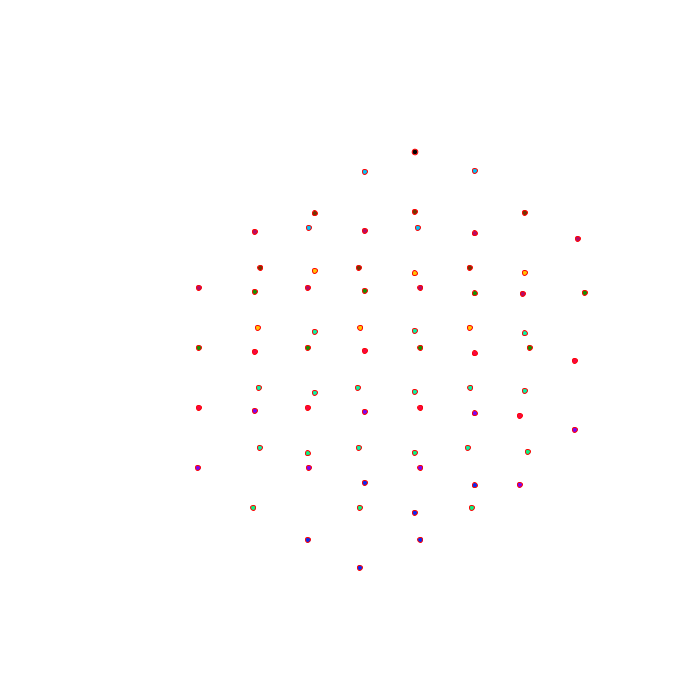
Frame 1 (no input)
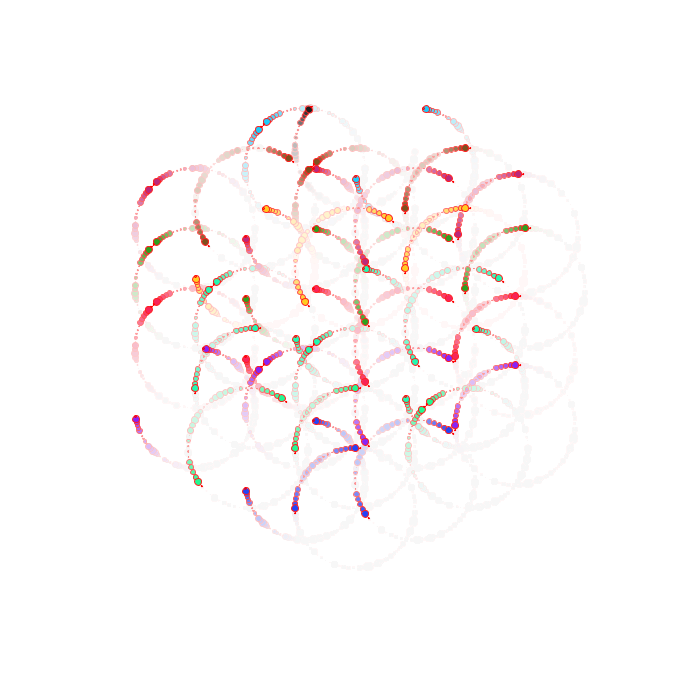
Frame 60 (the mouse pressed at the canvas centre just before this capture)
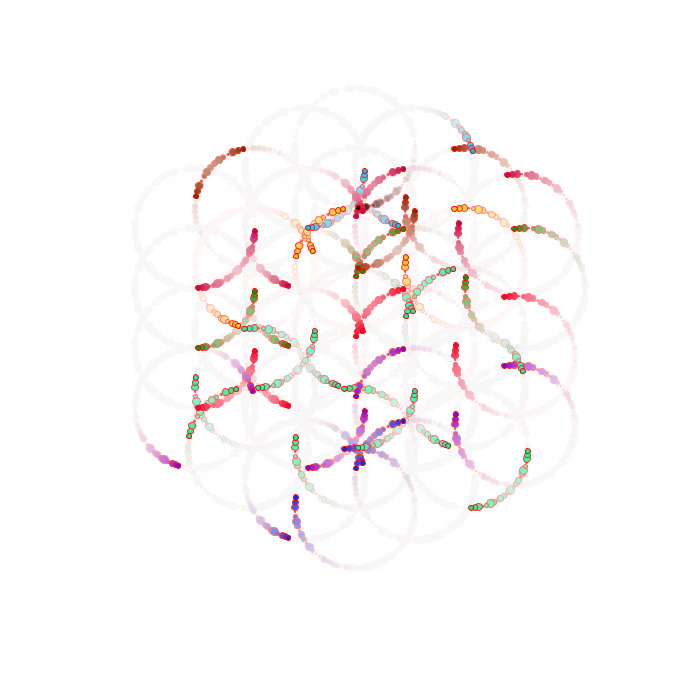
Frame 120 (the mouse held since frame 60 and released just before this capture)

The Processing sketch that drew these frames (run headless with seeded random() and noise(); from frame 60 on, the mouse is pressed at the canvas centre):

// Processing sketch: processing_101404
// ── processing_101404.pde

float angle01, angle02, angle03, angle04,howBig,spin;

void setup() {
  size( 700,700 );
  background( 255 );
  smooth();
  frameRate( 30 );
 
}

void draw() {
  
  noStroke();
  fill( 255, 15 );
  rect( 0,0,width,height );
    
  imageMode( CENTER );
 
  noCursor(); 
  noStroke();
  
  
  fill( 255, 15 );
  rect( 0,0,width,height );
  
  
  angle01 += .065;
  angle02 += .05;
  angle03 += .09;
  angle04 += .08;
  howBig = random( 8 );
  
  stroke( #ff0000 );
  fill( 0 );
  
  
  spin += 1;
  
  pushMatrix();
  translate(  width/2+5+( 60*cos( angle01 )),148+( 60*sin( angle01 )));
  rotate(spin);
  ellipse( 0,0,howBig,howBig);
  popMatrix();
  
  //rect( width/2+5+( 60*sin( angle01 )), 148+( 60*cos( angle01 )),howBig, howBig );
  
  fill( #00C6FA );
  ellipse( width/2-45+( 60*cos( angle01 )), 168+( 60*sin( angle01 )),howBig, howBig );
  ellipse( width/2-45+( 60*sin( angle01 )), 168+( 60*cos( angle01 )),howBig, howBig );
  ellipse( width/2+65+( 60*cos( angle02 )), 168+( 60*sin( angle02 )),howBig, howBig );
  ellipse( width/2+65+( 60*sin( angle02 )), 168+( 60*cos( angle02 )),howBig, howBig );
  
  fill( #6F3902 );
  ellipse( width/2-95+( 60*cos( angle03 )), 208+( 60*sin( angle03 )),howBig, howBig );
  ellipse( width/2-95+( 60*sin( angle03 )), 208+( 60*cos( angle03 )),howBig, howBig );
  ellipse( width/2+115+( 60*cos( angle04 )), 208+( 60*sin( angle04 )),howBig, howBig );
  ellipse( width/2+115+( 60*sin( angle04 )), 208+( 60*cos( angle04 )),howBig, howBig );
  ellipse( width/2+5+( 60*cos( angle01 )), 208+( 60*sin( angle01 )),howBig, howBig );
  ellipse( width/2+5+( 60*sin( angle01 )), 208+( 60*cos( angle01 )),howBig, howBig );
  
  fill( #FFC505 );
  ellipse( width/2-95+( 60*cos( angle02 )), 268+( 60*sin( angle02 )),howBig, howBig );
  ellipse( width/2-95+( 60*sin( angle02 )), 268+( 60*cos( angle02 )),howBig, howBig );
  ellipse( width/2+5+( 60*cos( angle03 )), 268+( 60*sin( angle03 )),howBig, howBig );
  ellipse( width/2+5+( 60*sin( angle03 )), 268+( 60*cos( angle03 )),howBig, howBig );
  ellipse( width/2+115+( 60*cos( angle04 )), 268+( 60*sin( angle04 )),howBig, howBig );
  ellipse( width/2+115+( 60*sin( angle04 )), 268+( 60*cos( angle04 )),howBig, howBig );
  
  fill( #129502 );
  ellipse( width/2-155+( 60*cos( angle01 )), 288+( 60*sin( angle01 )),howBig, howBig );
  ellipse( width/2-155+( 60*sin( angle01 )), 288+( 60*cos( angle01 )),howBig, howBig );
  ellipse( width/2-45+( 60*cos( angle02 )), 288+( 60*sin( angle02 )),howBig, howBig );
  ellipse( width/2-45+( 60*sin( angle02 )), 288+( 60*cos( angle02 )),howBig, howBig );
  ellipse( width/2+65+( 60*cos( angle03 )), 288+( 60*sin( angle03 )),howBig, howBig );
  ellipse( width/2+65+( 60*sin( angle03 )), 288+( 60*cos( angle03 )),howBig, howBig );
  ellipse( width/2+175+( 60*cos( angle04 )), 288+( 60*sin( angle04 )),howBig, howBig );
  ellipse( width/2+175+( 60*sin( angle04 )), 288+( 60*cos( angle04 )),howBig, howBig );
  
  fill( #B40D69 );
  ellipse( width/2-155+( 60*cos( angle01 )), 228+( 60*sin( angle01 )),howBig, howBig );
  ellipse( width/2-155+( 60*sin( angle01 )), 228+( 60*cos( angle01 )),howBig, howBig );
  ellipse( width/2-45+( 60*cos( angle02 )), 228+( 60*sin( angle02 )),howBig, howBig );
  ellipse( width/2-45+( 60*sin( angle02 )), 228+( 60*cos( angle02 )),howBig, howBig );
  ellipse( width/2+65+( 60*cos( angle03 )), 228+( 60*sin( angle03 )),howBig, howBig );
  ellipse( width/2+65+( 60*sin( angle03 )), 228+( 60*cos( angle03 )),howBig, howBig );
  ellipse( width/2+168+( 60*cos( angle04 )), 234+( 60*sin( angle04 )),howBig, howBig );
  ellipse( width/2+168+( 60*sin( angle04 )), 234+( 60*cos( angle04 )),howBig, howBig );
  
  fill( #F50743 );
  ellipse( width/2-155+( 60*cos( angle01 )), 348+( 60*sin( angle01 )),howBig, howBig );
  ellipse( width/2-155+( 60*sin( angle01 )), 348+( 60*cos( angle01 )),howBig, howBig );
  ellipse( width/2-45+( 60*cos( angle02 )), 348+( 60*sin( angle02 )),howBig, howBig );
  ellipse( width/2-45+( 60*sin( angle02 )), 348+( 60*cos( angle02 )),howBig, howBig );
  ellipse( width/2+65+( 60*cos( angle03 )), 348+( 60*sin( angle03 )),howBig, howBig );
  ellipse( width/2+65+( 60*sin( angle03 )), 348+( 60*cos( angle03 )),howBig, howBig );
  ellipse( width/2+165+( 60*cos( angle04 )), 356+( 60*sin( angle04 )),howBig, howBig );
  ellipse( width/2+165+( 60*sin( angle04 )), 356+( 60*cos( angle04 )),howBig, howBig );
  
  fill( #07F5A7 );
  ellipse( width/2-95+( 60*cos( angle01 )), 328+( 60*sin( angle01 )),howBig, howBig );
  ellipse( width/2-95+( 60*sin( angle01 )), 328+( 60*cos( angle01 )),howBig, howBig );
  ellipse( width/2+5+( 60*cos( angle02 )), 328+( 60*sin( angle02 )),howBig, howBig );
  ellipse( width/2+5+( 60*sin( angle02 )), 328+( 60*cos( angle02 )),howBig, howBig );
  ellipse( width/2+115+( 60*cos( angle03 )), 328+( 60*sin( angle03 )),howBig, howBig );
  ellipse( width/2+115+( 60*sin( angle03 )), 328+( 60*cos( angle03 )),howBig, howBig );
  
  ellipse( width/2-95+( 60*cos( angle04 )), 388+( 60*sin( angle04 )),howBig, howBig );
  ellipse( width/2-95+( 60*sin( angle04 )), 388+( 60*cos( angle04 )),howBig, howBig );
  ellipse( width/2+5+( 60*cos( angle01 )), 388+( 60*sin( angle01 )),howBig, howBig );
  ellipse( width/2+5+( 60*sin( angle01 )), 388+( 60*cos( angle01 )),howBig, howBig );
  ellipse( width/2+115+( 60*cos( angle02 )), 388+( 60*sin( angle02 )),howBig, howBig );
  ellipse( width/2+115+( 60*sin( angle02 )), 388+( 60*cos( angle02 )),howBig, howBig );
  
  fill( #7907F5 );
  ellipse( width/2+65+( 60*cos( angle03 )), 408+( 60*sin( angle03 )),howBig, howBig );
  ellipse( width/2+65+( 60*sin( angle03 )), 408+( 60*cos( angle03 )),howBig, howBig );
  ellipse( width/2+165+( 60*cos( angle04 )), 425+( 60*sin( angle04 )),howBig, howBig );
  ellipse( width/2+165+( 60*sin( angle04 )), 425+( 60*cos( angle04 )),howBig, howBig );
  ellipse( width/2-45+( 60*cos( angle01 )), 408+( 60*sin( angle01 )),howBig, howBig );
  ellipse( width/2-45+( 60*sin( angle01 )), 408+( 60*cos( angle01 )),howBig, howBig );
  ellipse( width/2-155+( 60*cos( angle02 )), 408+( 60*sin( angle02 )),howBig, howBig );
  ellipse( width/2-155+( 60*sin( angle02 )), 408+( 60*cos( angle02 )),howBig, howBig );
  
  fill( #07F584 );
  ellipse( width/2-102+( 60*cos( angle03 )), 448+( 60*sin( angle03 )),howBig, howBig );
  ellipse( width/2-102+( 60*sin( angle03 )), 448+( 60*cos( angle03 )),howBig, howBig );
  ellipse( width/2+5+( 60*cos( angle04 )), 448+( 60*sin( angle04 )),howBig, howBig );
  ellipse( width/2+5+( 60*sin( angle04 )), 448+( 60*cos( angle04 )),howBig, howBig );
  ellipse( width/2+118+( 60*cos( angle01 )), 448+( 60*sin( angle01 )),howBig, howBig );
  ellipse( width/2+118+( 60*sin( angle01 )), 448+( 60*cos( angle01 )),howBig, howBig );
  
  fill( #072CF5 );
  ellipse( width/2-45+( 60*cos( angle02 )), 480+( 60*sin( angle02 )),howBig, howBig );
  ellipse( width/2-45+( 60*sin( angle02 )), 480+( 60*cos( angle02 )),howBig, howBig );
  ellipse( width/2+65+( 60*cos( angle03 )), 480+( 60*sin( angle03 )),howBig, howBig );
  ellipse( width/2+65+( 60*sin( angle03 )), 480+( 60*cos( angle03 )),howBig, howBig );
  
  ellipse( width/2+5+( 60*cos( angle04 )), 508+( 60*sin( angle04 )),howBig, howBig );
  ellipse( width/2+5+( 60*sin( angle04 )), 508+( 60*cos( angle04 )),howBig, howBig );

}
